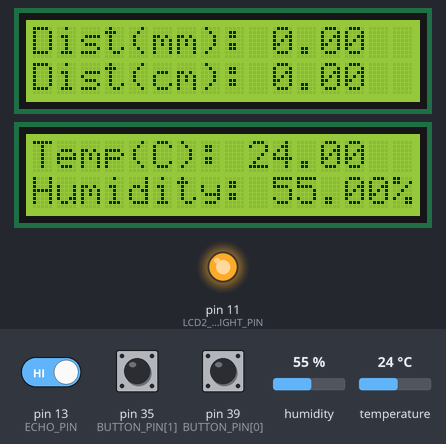
Bench run of a sketch on a simulated Arduino Mega 2560, built with avr-gcc and run on an emulated ATmega2560. Shown: 2 × 16×2 character LCD, output pins drawn as LEDs (lit = HIGH). The test bench sets the inputs (shaded band); at power-on: pin 35 (BUTTON_PIN[1]) HIGH, pin 39 (BUTTON_PIN[0]) HIGH, humidity 55 %, temperature 24 °C, pin 13 (ECHO_PIN) HIGH. Pins used as bus, display or sensor lines are not drawn.

Above: at 1.3 s.
1.4 s: pin 35 (BUTTON_PIN[1]) pulled LOW for 1 s
At 4.4 s:
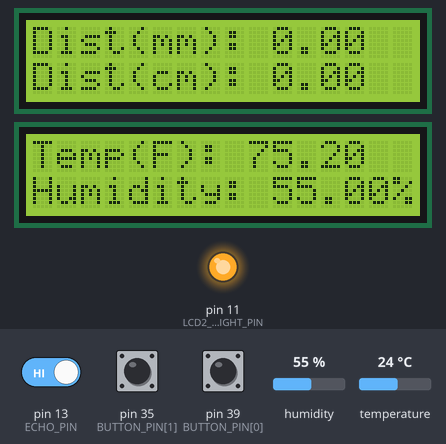
10.2 s: pin 39 (BUTTON_PIN[0]) pulled LOW for 0.2 s
At 12.1 s:
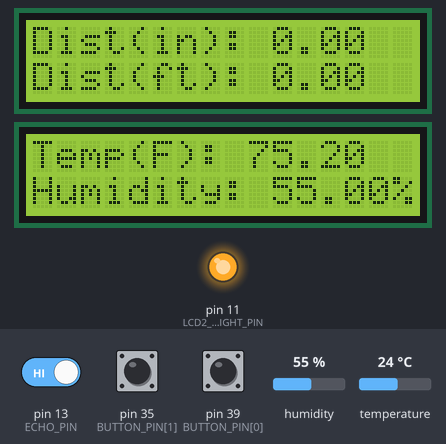
17.8 s: pin 35 (BUTTON_PIN[1]) pulled LOW for 3.2 s
At 22.7 s:
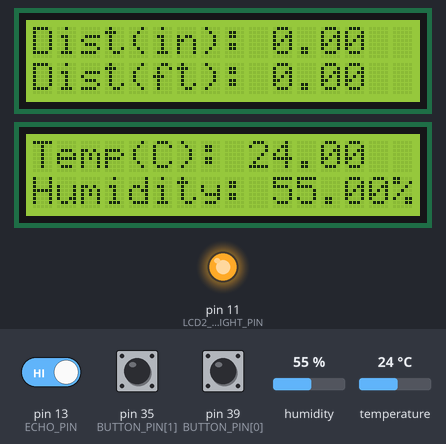
28.4 s: humidity set to 22 %
At 31.8 s:
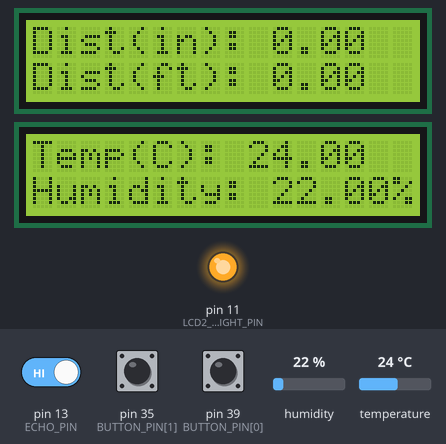
32.9 s: temperature set to 12 °C
At 34.9 s:
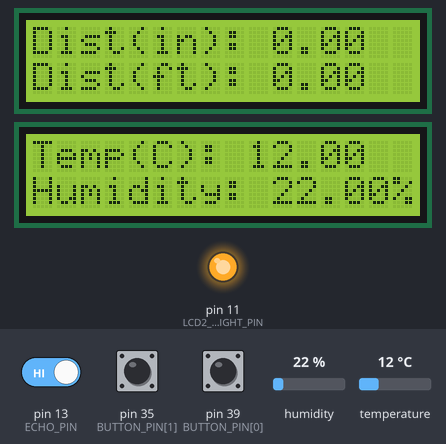
36.0 s: pin 39 (BUTTON_PIN[0]) pulled LOW for 1 s
At 37.9 s:
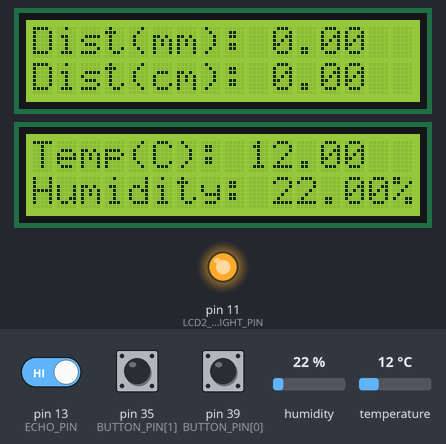
Timing chart, 0 to 39.4 s (numbered marks = the images above; inputs shaded):
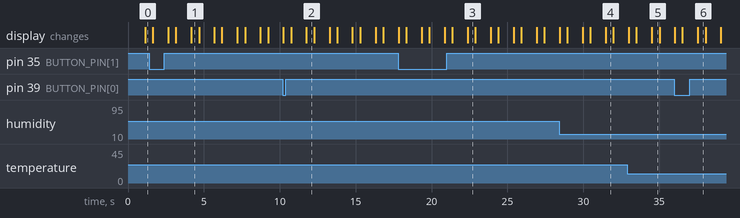

Measured:
- after the input at 1.4 s, the display: first differs from a run without the input after 2.8 s (image 1)
- after the input at 10.2 s, the display: first differs from a run without the input after 1.6 s (image 2)
- after the input at 17.8 s, the display: first differs from a run without the input after 4.6 s (image 3)
- after the input at 28.4 s, the display: first differs from a run without the input after 3.1 s (image 4)
- after the input at 32.9 s, the display: first differs from a run without the input after 1.6 s (image 5)
- after the input at 36.0 s, the display: first differs from a run without the input after 1.5 s (image 6)
- what the display in image 1 shows lasts 0.5 s, from 4.2 s to 4.7 s

The sketch:

Distance_Sensor.ino
```cpp
#include <LiquidCrystal.h>
#include <DHT.h>

// LiquidCrystal(RS, E, D4, D5, D6, D7)
// RS, E, D4, D5, D6, D7 are the LCD pins.
LiquidCrystal LCD1(33, 31, 29, 27, 25, 23);
LiquidCrystal LCD2(8, 9, 4, 5, 6, 7);

int LCD2_CONTRAST_PIN = 10;  // pin for LCD2 contrast
int LCD2_BACKLIGHT_PIN = 11; // pin for LCD2 backlight

// Custom character for the degree symbol
// byte degreeSymbol[8] = {
//     B00110,
//     B01001,
//     B01001,
//     B00110,
//     B00000,
//     B00000,
//     B00000,
//     B00000};

int TRIGGER_PIN = 12;                       // pin for distance sensor trigger
int ECHO_PIN = 13;                          // pin for distance sensor echo
float duration, distanceMm, distanceIn = 0; // Variables for distance sensor

int BUTTON_PIN[] = {39, 35};             // pins for buttons
int buttonState[] = {HIGH, HIGH};        // Variable for curent button state
int lastButtonState[] = {HIGH, HIGH};    // Variable for last button state
bool isOn[] = {false, false};            // Variable to check if button is on
bool isButtonPressed[] = {false, false}; // Variables to check if button is pressed
int reading[] = {HIGH, HIGH};            // Variable to read button state

int DHT_PIN = 3; // pin for DHT sensor
#define DHTTYPE DHT22
DHT dht(DHT_PIN, DHTTYPE);
int temperature, humidity = 0; // Variables for temperature and humidity

void setup()
{
  LCD1.begin(16, 2);
  analogWrite(LCD2_CONTRAST_PIN, 80);
  analogWrite(LCD2_BACKLIGHT_PIN, 255);
  LCD2.begin(16, 2);
  // // Define the custom character for the degree symbol
  // LCD1.createChar(0, degreeSymbol);
  // LCD2.createChar(0, degreeSymbol);

  pinMode(TRIGGER_PIN, OUTPUT);
  pinMode(ECHO_PIN, INPUT);

  pinMode(BUTTON_PIN[0], INPUT_PULLUP);
  pinMode(BUTTON_PIN[1], INPUT_PULLUP);
  pinMode(BUTTON_PIN[2], INPUT_PULLUP);

  dht.begin();

  Serial.begin(9600);
}

bool detectButton(int num)
{
  // Read the current state of the button
  reading[num] = digitalRead(BUTTON_PIN[num]);

  // Check if the button state has changed
  if (reading[num] != lastButtonState[num])
  {
    if (reading[num] == LOW)
    {
      isButtonPressed[num] = true; // Set the button press flag
    }
  }

  // Check if the button has been released
  if (isButtonPressed[num] && reading[num] == HIGH)
  {
    isButtonPressed[num] = false; // Reset the button press flag

    // Toggle the on/off state
    isOn[num] = !isOn[num];
  }

  // Update the last button state for comparison in the next iteration
  lastButtonState[num] = reading[num];

  return isOn[num];
}

void loop()
{

  // Read temperature as Celsius (the default)
  float tempCelcius = dht.readTemperature();
  float tempFahrenheit = dht.readTemperature() * 1.8 + 32.0;

  // Calculate temperature in degrees Celsius
  // char tempCelciusString[20];
  // sprintf(tempCelciusString, "Temp(%cC): %d", tempCelcius, byte(0));
  String tempCelciusString = "Temp(C): " + String(tempCelcius);
  String tempFahrenheitString = "Temp(F): " + String(tempFahrenheit);
  String displayTempString = !detectButton(1) ? tempCelciusString : tempFahrenheitString;

  // Read humidity
  float humidity = dht.readHumidity();
  String humidityString = "Humidity: " + String(humidity) + "%";

  // Send a short 10 microsecond pulse to the trigger pin
  digitalWrite(TRIGGER_PIN, LOW);
  delayMicroseconds(10);
  digitalWrite(TRIGGER_PIN, HIGH);

  // Wait for pulse on echo pin
  duration = pulseIn(ECHO_PIN, HIGH);
  float speedOfSound = 331.4 + 0.6 * tempCelcius + 0.0124* humidity; // Speed of sound in air

  // Calculate distance in centimeters (cm)
  float distanceCm = (speedOfSound * duration) / 20000;

  // Calculate distance in millimeters (mm)
  distanceMm = distanceCm * 10;
  // Calculate distance in inches (in)
  distanceIn = distanceCm / 2.54;

  // Determine with button if distance is in mm or in
  String distanceMmString = "Dist(mm): " + String(distanceMm);
  String distanceCmString = "Dist(cm): " + String(distanceCm);
  String distanceInString = "Dist(in): " + String(distanceIn);
  String distanceFtString = "Dist(ft): " + String(distanceIn / 12);
  String displayDistanceString = detectButton(0) ? distanceInString : distanceMmString;
  String displayDistanceString2 = detectButton(0) ? distanceFtString : distanceCmString;


  // Print the measured distance, temperature, and humidity
  // Serial.print(displayDistanceString + "\n");

  LCD1.setCursor(0, 0);
  LCD1.print(displayDistanceString);
  LCD1.setCursor(0, 1);
  LCD1.print(displayDistanceString2);
  LCD2.setCursor(0, 0);
  LCD2.print(displayTempString);
  LCD2.setCursor(0, 1);
  LCD2.print(humidityString);
  delay(500);
  LCD1.clear();
  LCD2.clear();
}
```
